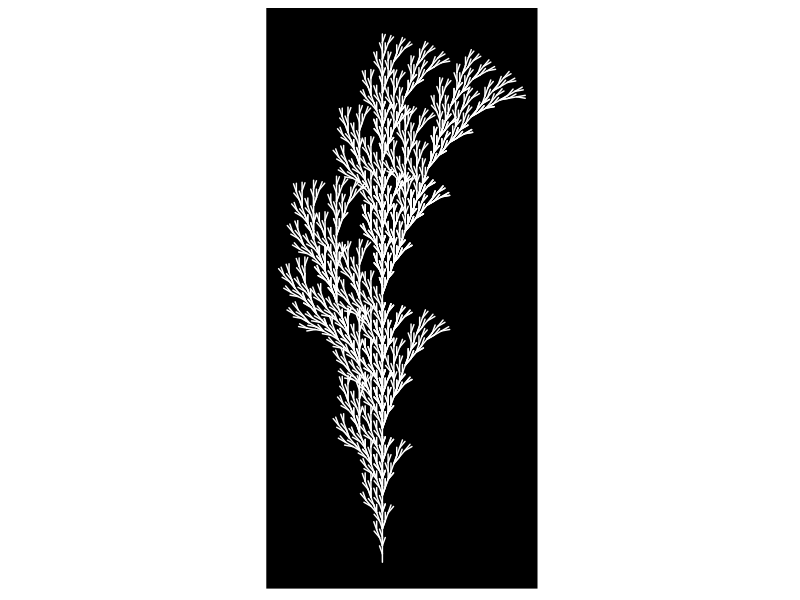

This figure's R source:
#install.packages("gsubfn")
library(gsubfn)
library(stringr)
library(dplyr)
library(ggplot2)

#Plant 1
axiom="F"
rules=list("F"="FF-[-F+F+F]+[+F-F-F]")
angle=22.5
depth=4

#Plant 2
axiom="X"
rules=list("X"="F[+X][-X]FX", "F"="FF")
angle=25.7
depth=7

#Plant 3
axiom="X"
rules=list("X"="F[+X]F[-X]+X", "F"="FF")
angle=20
depth=7

#Plant 4
axiom="X"
rules=list("X"="F-[[X]+X]+F[+FX]-X", "F"="FF")
angle=22.5
depth=5

#Plant 5
axiom="F"
rules=list("F"="F[+F]F[-F]F")
angle=25.7
depth=5

#Plant 6
axiom="F"
rules=list("F"="F[+F]F[-F][F]")
angle=20
depth=5


for (i in 1:depth) axiom=gsubfn(".", rules, axiom)

actions=str_extract_all(axiom, "\\d*\\+|\\d*\\-|F|L|R|\\[|\\]|\\|") %>% unlist

status=data.frame(x=numeric(0), y=numeric(0), alfa=numeric(0))
points=data.frame(x1 = 0, y1 = 0, x2 = NA, y2 = NA, alfa=90, depth=1)


for (action in actions) 
{
  if (action=="F")
  {
    x=points[1, "x1"]+cos(points[1, "alfa"]*(pi/180))
    y=points[1, "y1"]+sin(points[1, "alfa"]*(pi/180))
    points[1,"x2"]=x
    points[1,"y2"]=y
    data.frame(x1 = x, y1 = y, x2 = NA, y2 = NA, 
               alfa=points[1, "alfa"],
               depth=points[1,"depth"]) %>% rbind(points)->points
  }
  if (action %in% c("+", "-")){
    alfa=points[1, "alfa"]
    points[1, "alfa"]=eval(parse(text=paste0("alfa",action, angle)))
  }
  if(action=="["){ 
    data.frame(x=points[1, "x1"], y=points[1, "y1"], alfa=points[1, "alfa"]) %>% 
      rbind(status) -> status
    points[1, "depth"]=points[1, "depth"]+1
  }
  
  if(action=="]"){ 
    depth=points[1, "depth"]
    points[-1,]->points
    data.frame(x1=status[1, "x"], y1=status[1, "y"], x2=NA, y2=NA, 
               alfa=status[1, "alfa"],
               depth=depth-1) %>% 
      rbind(points) -> points
    status[-1,]->status
  }
}

ggplot() + 
  geom_segment(aes(x = x1, y = y1, xend = x2, yend = y2), 
               lineend = "round", 
               colour="white",
               data=na.omit(points)) + 
  coord_fixed(ratio = 1) +
  theme(legend.position="none",
        panel.background = element_rect(fill="black"),
        panel.grid=element_blank(),
        axis.ticks=element_blank(),
        axis.title=element_blank(),
        axis.text=element_blank())
